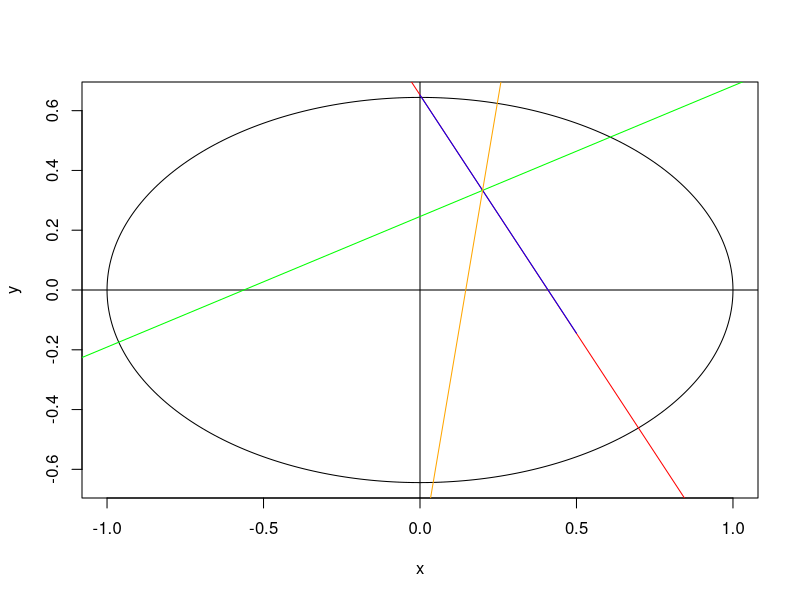

Write R code to recreate this figure.
i=0
k=1
x=rep(0,360)
y=rep(0,360)
X=1/5
Y=1/3
while (i<(2*pi)){
  x[k]=cos(i)
  y[k]=0.64429054104497*sin(i)
  k=k+1
  i=i+(2*pi)/360
}
phi1<--2.867215
phi2<--0.798204
phi3<--0.797394
phi4<-1.321220
x1<-cos(phi1)
x2<-cos(phi2)
x3<-cos(phi3)
x4<-cos(phi4)
y1<-0.64429054104497*sin(phi1)
y2<-0.64429054104497*sin(phi2)
y3<-0.64429054104497*sin(phi3)
y4<-0.64429054104497*sin(phi4)

m1=(y1-Y)/(x1-X)
m2=(y2-Y)/(x2-X)
m3=(y3-Y)/(x3-X)
m4=(y4-Y)/(x4-X)
xvals1<-c(X,x1,-1.5,1.5)
xvals2<-c(X,x2, -1.5,1.5)
xvals3<-c(0,0.5)
xvals4<-c(X,x4,-1.5,1.5)
l1<-c(Y,y1,Y+m1*(-1.5-X),Y+m1*(1.5-X))
l2<-c(Y,y2,Y+m2*(-1.5-X),Y+m2*(1.5-X))
l3<-c(Y+m3*(0-X),Y+m3*(0.5-X))
l4<-c(Y,y4,Y+m4*(-1.5-X),Y+m4*(1.5-X))

plot(x,y,type='l')
abline(h=0,v=0)
lines(xvals1,l1,col='green')
lines(xvals2,l2,col='red')
lines(xvals3,l3,col='blue')
lines(xvals4,l4,col='orange')
